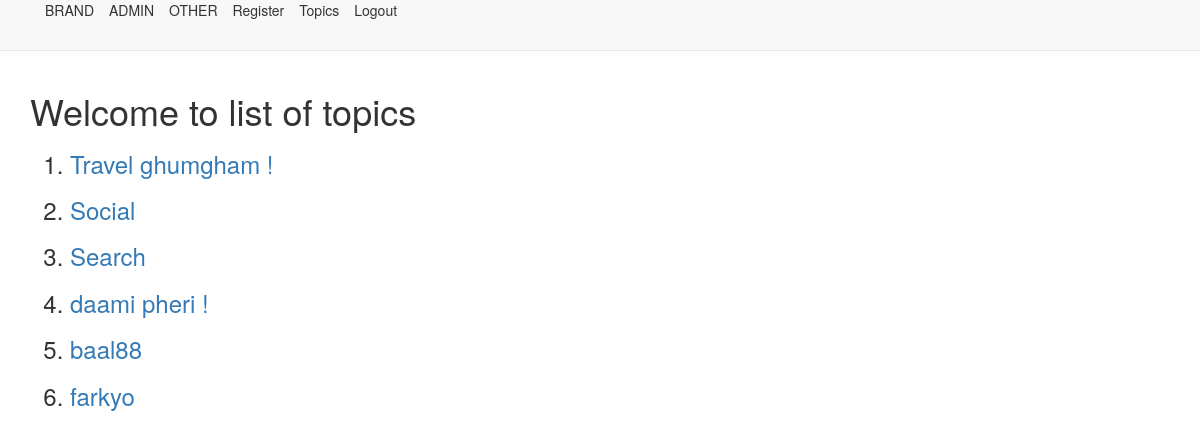
/first_app/list/ (signed in), run on the app's committed database.
### first_app/models.py (models this page shows, shortened)
class Topic(models.Model):
    top_name = models.CharField(max_length=264,unique=True)

### first_app/views.py (the view)
class TopicListView(ListView):
    context_object_name = 'topics'
    model = models.Topic

### first_app/templates/first_app/topic_list.html
<!DOCTYPE html>
{% extends "first_app/first_app_base.html" %}
{% block body_block %}
    <h1>Welcome to list of topics</h1>
    <ol>
        {% for topic in topics %}
            <h3><li> <a href="{{topic.id}}"> {{topic.top_name}} </a> </li></h3>
        {% endfor %}
    </ol>
{% endblock %}

### data on the page
Topic: top_name "Travel ghumgham !"
Topic: top_name "Social"
Topic: top_name "Search"
Topic: top_name "daami pheri !"
Topic: top_name "baal88"
Topic: top_name "farkyo"
